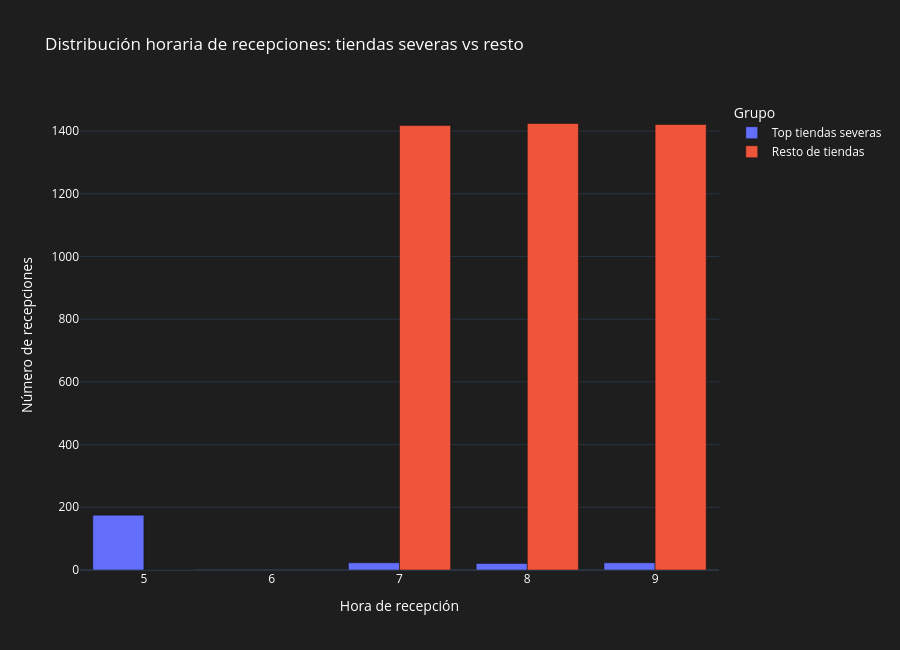

The notebook cell saved with this chart:
### Code cell
hourly_plot = hourly_compare.reset_index()

hourly_plot = hourly_plot.melt(
    id_vars="reception_hour",
    var_name="grupo",
    value_name="conteo"
)

fig = px.bar(
    hourly_plot,
    x="reception_hour",
    y="conteo",
    color="grupo",
    barmode="group",
    title="Distribución horaria de recepciones: tiendas severas vs resto",
    labels={
        "reception_hour": "Hora de recepción",
        "conteo": "Número de recepciones",
        "grupo": "Grupo"
    }
)

fig.update_layout(
    template="plotly_dark",
    plot_bgcolor="#1E1E1E",
    paper_bgcolor="#1E1E1E",
    font=dict(color="white"),
    height=650
)

fig.show()

### Figure 1 — Plotly figure (JSON) as saved in the notebook; plotly's stock layout.template omitted (floating-point values rounded to 4 significant figures)
{"data": [{"alignmentgroup": "True", "hovertemplate": "Grupo=Top tiendas severas<br>Hora de recepción=%{x}<br>Número de recepciones=%{y}<extra></extra>", "legendgroup": "Top tiendas severas", "marker": {"color": "#636efa", "pattern": {"shape": ""}}, "name": "Top tiendas severas", "offsetgroup": "Top tiendas severas", "orientation": "v", "showlegend": true, "textposition": "auto", "type": "bar", "x": [5, 7, 8, 9], "xaxis": "x", "y": [175.0, 23.0, 21.0, 23.0], "yaxis": "y"}, {"alignmentgroup": "True", "hovertemplate": "Grupo=Resto de tiendas<br>Hora de recepción=%{x}<br>Número de recepciones=%{y}<extra></extra>", "legendgroup": "Resto de tiendas", "marker": {"color": "#EF553B", "pattern": {"shape": ""}}, "name": "Resto de tiendas", "offsetgroup": "Resto de tiendas", "orientation": "v", "showlegend": true, "textposition": "auto", "type": "bar", "x": [5, 7, 8, 9], "xaxis": "x", "y": [0.0, 1418.0, 1424.0, 1421.0], "yaxis": "y"}], "layout": {"barmode": "group", "font": {"color": "white"}, "height": 650, "legend": {"title": {"text": "Grupo"}, "tracegroupgap": 0}, "paper_bgcolor": "#1E1E1E", "plot_bgcolor": "#1E1E1E", "title": {"text": "Distribución horaria de recepciones: tiendas severas vs resto"}, "xaxis": {"anchor": "y", "domain": [0, 1], "title": {"text": "Hora de recepción"}}, "yaxis": {"anchor": "x", "domain": [0, 1], "title": {"text": "Número de recepciones"}}}}
